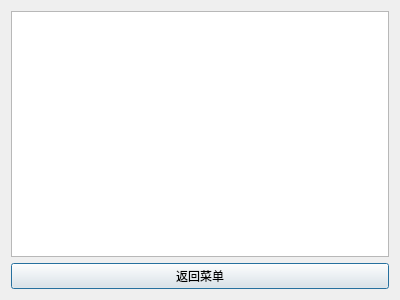
<?xml version="1.0" encoding="UTF-8"?>
<ui version="4.0">
 <class>LogViewer</class>
 <widget class="QDialog" name="LogViewer">
  <property name="geometry">
   <rect>
    <x>0</x>
    <y>0</y>
    <width>400</width>
    <height>300</height>
   </rect>
  </property>
  <property name="windowTitle">
   <string>Dialog</string>
  </property>
  <layout class="QGridLayout" name="gridLayout">
   <item row="0" column="0">
    <widget class="QTableView" name="tableView"/>
   </item>
   <item row="1" column="0">
    <widget class="QPushButton" name="backBtn">
     <property name="text">
      <string>返回菜单</string>
     </property>
    </widget>
   </item>
  </layout>
 </widget>
 <resources/>
 <connections/>
</ui>
